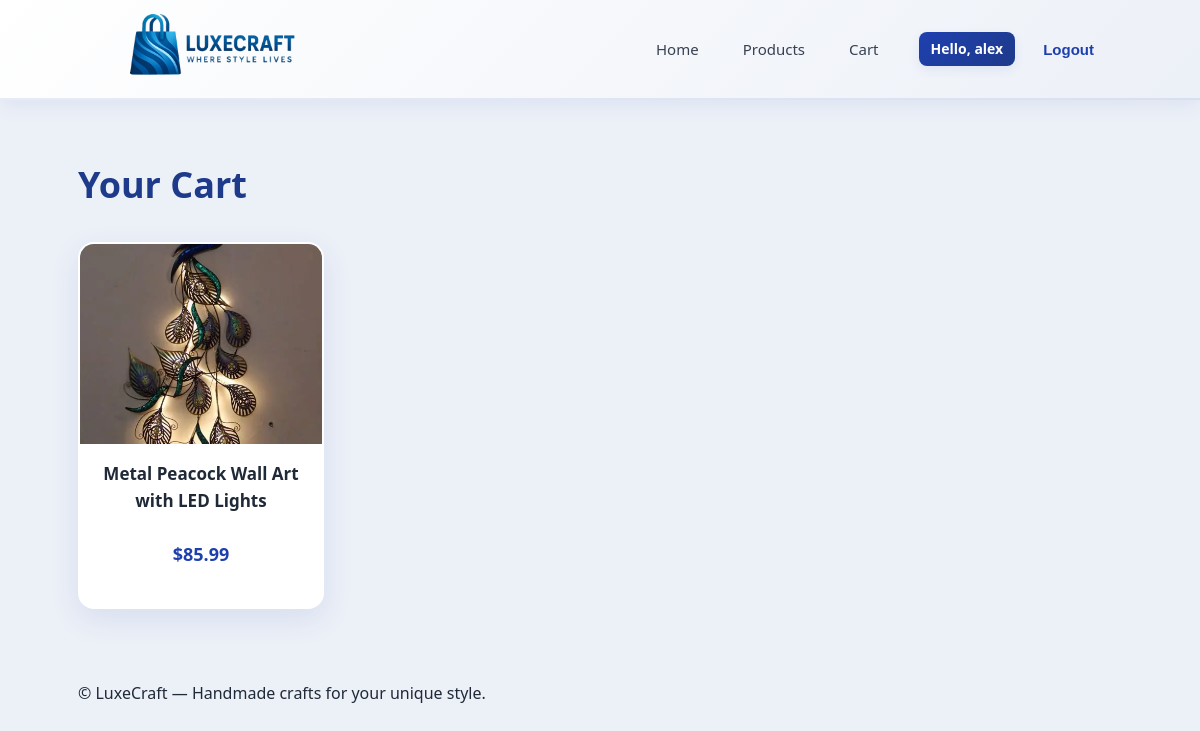
The page /cart/ (signed in) on the database its author committed.
### shop/models.py (models this page shows, shortened)
class Product(models.Model):
    name = models.CharField(max_length=200)
    description = models.TextField()
    price = models.DecimalField(max_digits=8, decimal_places=2)
    image = models.ImageField(upload_to='products/', blank=True, null=True)

### shop/views.py (the view)
# urls.py: path('cart/', views.cart_view, name='cart'),
def cart_view(request):
    if request.user.is_authenticated:
        cart_list = Cart.objects.filter(user=request.user)
        if cart_list.exists():
            cart = cart_list.first()
            products = cart.products.all()
        else:
            products = []
    else:
        products = []
    return render(request, 'shop/cart.html', {'products': products})

### shop/templates/shop/cart.html (shortened to what this page needs)
{% extends 'shop/base.html' %}
{% block content %}
<section class="page-header">
  <h1>Your Cart</h1>
</section>
<section class="product-grid">
  {% if products %}
    {% for product in products %}
      <article class="card">
        <a href="{% url 'product_detail' product.id %}" class="card-link">
          <div class="card-media">
            {% if product.image %}
              <img src="{{ product.image.url }}" alt="{{ product.name }}">
            {% else %}
              <div class="placeholder">No image</div>
            {% endif %}
          </div>
          <div class="card-body">
            <h3 class="card-title">{{ product.name }}</h3>
            <p class="card-price">${{ product.price }}</p>
          </div>
        </a>
      </article>
    {% endfor %}
  {% else %}
    <p>Your cart is empty.</p>
    <a class="btn btn-primary" href="{% url 'products' %}">Browse Crafts</a>
  {% endif %}
</section>
{% endblock %}

### shop/templates/shop/base.html (shortened to what this page needs)
<!DOCTYPE html>
<html lang="en">
<head>
  {% load static %}
  <link rel="stylesheet" href="{% static 'shop/css/styles.css' %}">
</head>
<body>
<header class="site-header">
  <div class="header-inner">
    <a class="brand" href="{% url 'home' %}">
      <img src="{% static 'shop/images/logo.png' %}" alt="LuxeCraft Logo" class="logo">
    </a>
    <nav class="main-nav">
      <a href="{% url 'home' %}">Home</a>
      <a href="{% url 'products' %}">Products</a>
      <a href="{% url 'cart' %}">Cart</a>
      {% if user.is_authenticated %}
        <span class="user-pill">Hello, {{ user.username }}</span>
        <form method="post" action="{% url 'logout' %}" style="display:inline;">
          <button type="submit" class="logout-btn">Logout</button>
        </form>
      {% else %}
        <a href="{% url 'login' %}" class="login-link">Sign In</a>
        <a href="{% url 'signup' %}" class="signup-link">Sign Up</a>
      {% endif %}
    </nav>
  </div>
</header>
<main class="container">
  {% block content %}{% endblock %}
</main>
<footer class="site-footer">
  <div class="container">
    <p>© {{ now|date:"Y" }} LuxeCraft — Handmade crafts for your unique style.</p>
  </div>
</footer>
</body>
</html>

### shop/static/shop/css/styles.css (style rules this page uses)
:root { --accent: #1E40AF; --accent-dark: #1E3A8A; --accent-light: #3B82F6; --muted: #6b7280; --bg: #ecf0f7; --card: #ffffff; --radius: 16px; --shadow: 0 10px 30px rgba(30, 64, 175, 0.1); --shadow-hover: 0 20px 50px rgba(30, 64, 175, 0.15); --container: 1100px; --gap: 20px; }
* { box-sizing: border-box; }
html, body { height: 100%; }
body { margin: 0; font-family: 'Segoe UI', Roboto, 'Helvetica Neue', Arial, sans-serif; background: var(--bg); color: #1f2937; -webkit-font-smoothing: antialiased; -moz-osx-font-smoothing: grayscale; line-height: 1.6; }
.container { max-width: var(--container); margin: 0 auto; padding: 28px; }
.site-header { background: linear-gradient(135deg, #ffffff 0%, #ecf0f7 100%); border-bottom: 2px solid rgba(30, 64, 175, 0.1); position: sticky; top: 0; z-index: 40; height: 100px; overflow: visible; box-shadow: 0 4px 20px rgba(30, 64, 175, 0.08); backdrop-filter: blur(10px); }
.header-inner { display: flex; align-items: center; justify-content: space-between; gap: 40px; height: 100%; padding: 12px 40px; max-width: var(--container); margin: 0 auto; width: 100%; }
.logo { position: absolute; left: 0; top: 50%; transform: translateY(-50%); height: 155px; width: auto; object-fit: contain; transition: transform 0.28s ease; }
.brand { display: block; position: relative; width: 160px; text-decoration: none; flex-shrink: 0; }
.main-nav { display: flex; align-items: center; gap: 12px; margin-left: auto; }
.main-nav a { color: #374151; text-decoration: none; font-weight: 500; padding: 8px 16px; border-radius: 8px; transition: all 0.3s ease; font-size: 15px; position: relative; }
.main-nav a::after { content: ''; position: absolute; bottom: 0; left: 50%; width: 0; height: 2px; background: var(--accent); transition: all 0.3s ease; transform: translateX(-50%); }
.user-pill { display: inline-block; margin-left: 12px; padding: 6px 12px; border-radius: 8px; background: linear-gradient(135deg, var(--accent) 0%, var(--accent-dark) 100%); color: #ffffff; font-size: 14px; font-weight: 600; transition: background 0.12s ease, transform 0.12s ease, box-shadow 0.12s ease; box-shadow: 0 4px 12px rgba(30,64,175,0.08); }
.logout-btn { background: transparent; border: none; color: var(--accent); font-weight: 600; padding: 8px 16px; border-radius: 8px; cursor: pointer; transition: all 0.3s ease; font-size: 15px; }
.page-header { margin: 28px 0 18px 0; }
.page-header h1 { margin: 0; color: var(--accent-dark); font-size: 36px; font-weight: 700; }
.product-grid { display: grid; grid-template-columns: repeat(auto-fill, minmax(240px, 1fr)); gap: var(--gap); margin-top: 28px; }
.card { background: var(--card); border-radius: var(--radius); overflow: hidden; box-shadow: var(--shadow); transition: transform 0.25s ease, box-shadow 0.25s ease, border-color 0.25s ease; display: flex; flex-direction: column; border: 2px solid transparent; }
.card-link { color: inherit; text-decoration: none; display: block; height: 100%; }
.card-media { height: 200px; width: 100%; overflow: hidden; display: flex; align-items: center; justify-content: center; background: linear-gradient(135deg, #DBEAFE 0%, #EFF6FF 100%); position: relative; }
.card-media img { width: 100%; height: 100%; object-fit: cover; display: block; transition: transform 0.3s ease; }
.card-body { padding: 16px 18px 20px 18px; text-align: center; flex-grow: 1; display: flex; flex-direction: column; justify-content: space-between; }
.card-title { margin: 0 0 8px 0; font-size: 17px; font-weight: 600; color: #1f2937; }
.card-price { color: var(--accent); font-weight: 700; font-size: 18px; }

### rows shown on the page
Product: image (picture), name "Metal Peacock Wall Art with LED Lights", price "85.99"

### other values the page prints
{{ user.username }} "alex"
